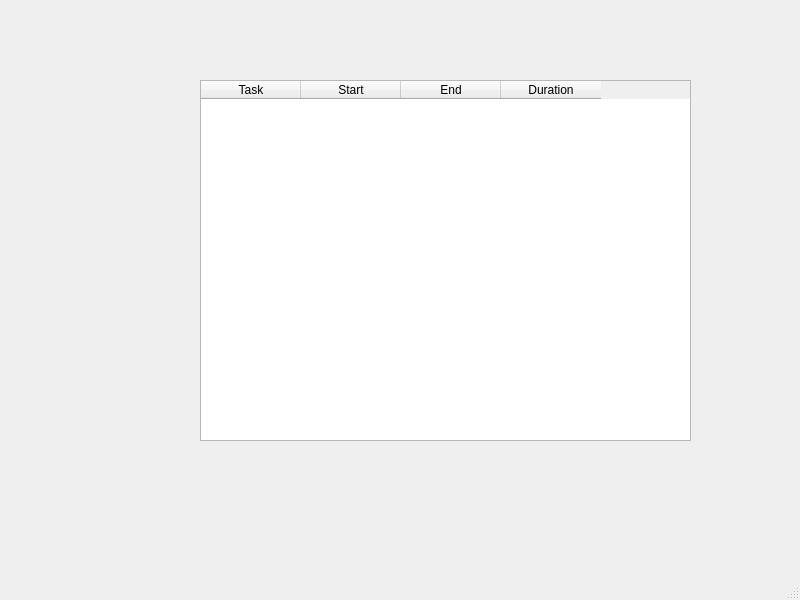
<?xml version="1.0" encoding="UTF-8"?>
<ui version="4.0">
 <class>MainWindow</class>
 <widget class="QMainWindow" name="MainWindow">
  <property name="geometry">
   <rect>
    <x>0</x>
    <y>0</y>
    <width>800</width>
    <height>600</height>
   </rect>
  </property>
  <property name="windowTitle">
   <string>MainWindow</string>
  </property>
  <widget class="QWidget" name="centralwidget">
   <widget class="QTableWidget" name="tableWidget">
    <property name="geometry">
     <rect>
      <x>200</x>
      <y>80</y>
      <width>491</width>
      <height>361</height>
     </rect>
    </property>
    <column>
     <property name="text">
      <string>Task</string>
     </property>
    </column>
    <column>
     <property name="text">
      <string>Start</string>
     </property>
    </column>
    <column>
     <property name="text">
      <string>End</string>
     </property>
    </column>
    <column>
     <property name="text">
      <string>Duration</string>
     </property>
    </column>
   </widget>
  </widget>
  <widget class="QMenuBar" name="menubar">
   <property name="geometry">
    <rect>
     <x>0</x>
     <y>0</y>
     <width>800</width>
     <height>22</height>
    </rect>
   </property>
  </widget>
  <widget class="QStatusBar" name="statusbar"/>
 </widget>
 <resources/>
 <connections/>
</ui>
